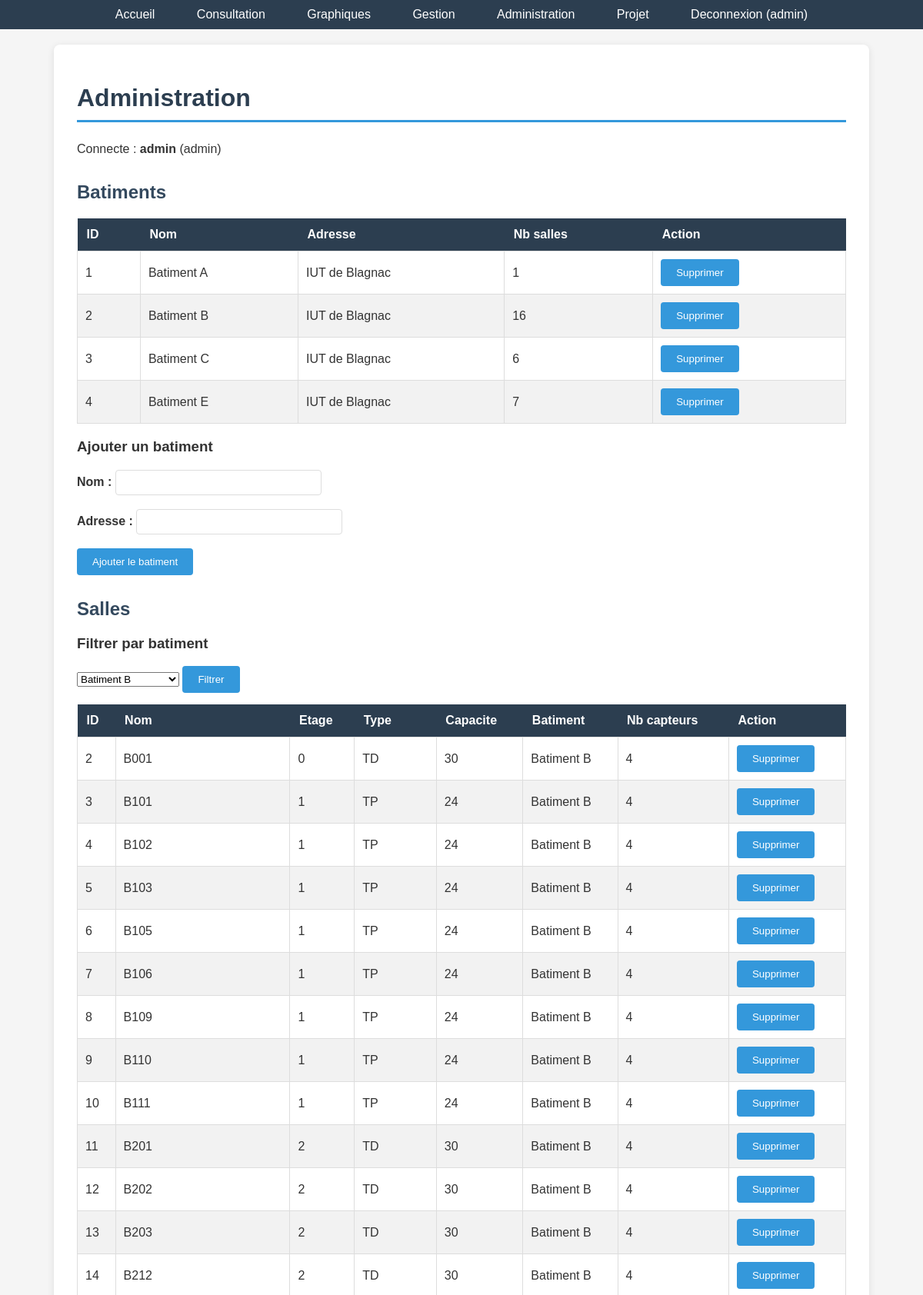
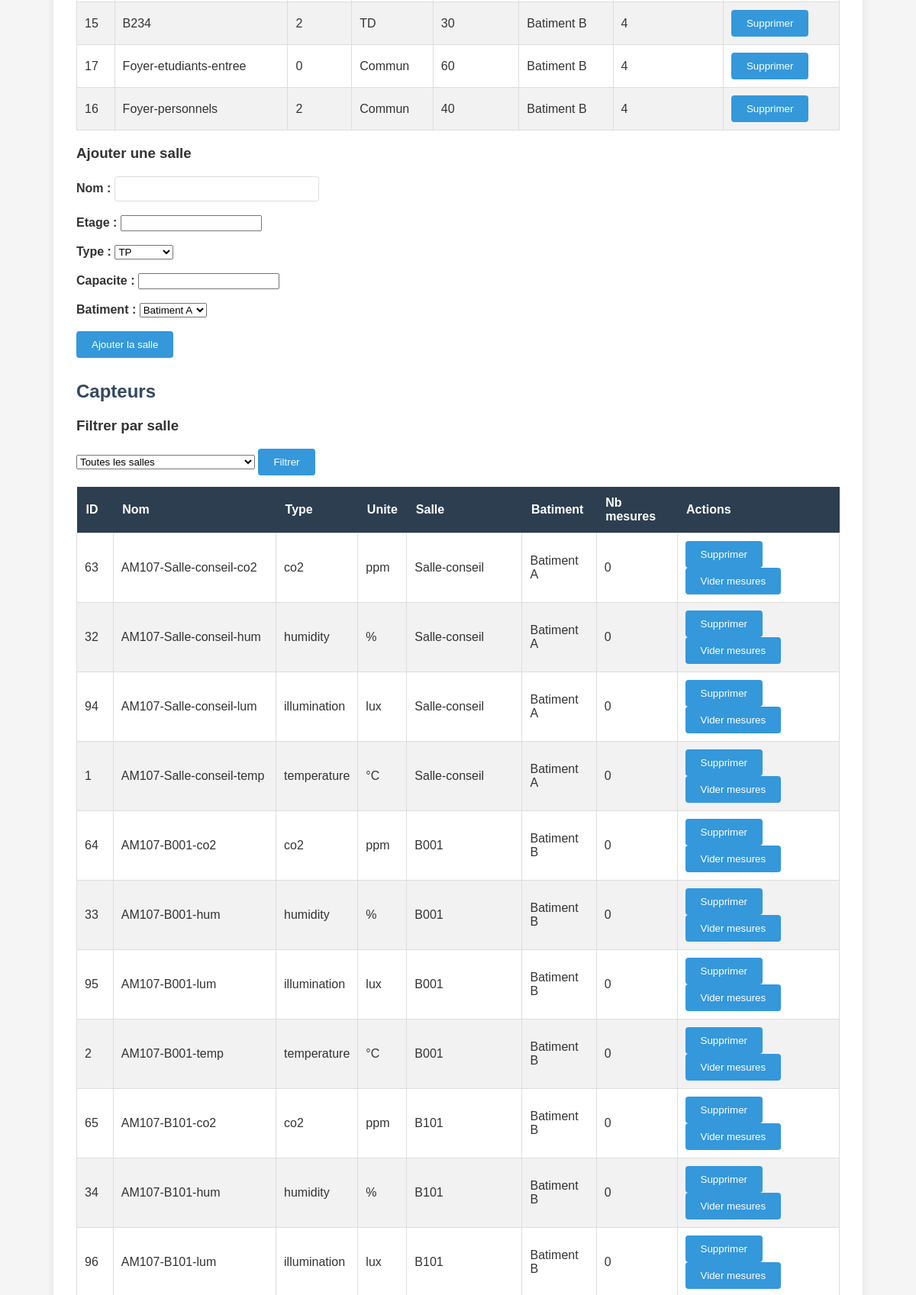
Screenshot of /admin.php?filtre_bat=2 (signed in, upper part) with the database file from the repository (2 pictures, top to bottom).
### tables this page shows
CREATE TABLE IF NOT EXISTS Batiment (
    id_batiment INT AUTO_INCREMENT PRIMARY KEY,
    nom VARCHAR(50) NOT NULL,
    adresse VARCHAR(255)
);

CREATE TABLE IF NOT EXISTS Salle (
    id_salle INT AUTO_INCREMENT PRIMARY KEY,
    nom VARCHAR(50) NOT NULL,
    etage INT NOT NULL,
    type VARCHAR(50),
    capacite INT,
    id_batiment INT NOT NULL,
    FOREIGN KEY (id_batiment) REFERENCES Batiment(id_batiment)
);

CREATE TABLE IF NOT EXISTS Capteur (
    id_capteur INT AUTO_INCREMENT PRIMARY KEY,
    nom VARCHAR(100) NOT NULL,
    type_capteur VARCHAR(50) NOT NULL,
    unite VARCHAR(20),
    id_salle INT NOT NULL,
    FOREIGN KEY (id_salle) REFERENCES Salle(id_salle)
);

### www/admin.php (the view, shortened to what this page needs)
<?php
$connexion = mysqli_connect("localhost", "root", "sae23", "sae23");
$batiments = mysqli_query($connexion, "SELECT * FROM Batiment ORDER BY nom");
$liste_batiments = array();
while ($b = mysqli_fetch_assoc($batiments)) {
    $liste_batiments[] = $b;
}
?>
<!DOCTYPE html>
<html lang="fr">
<head>
    <link rel="stylesheet" href="style.css">
</head>
<body>
    <nav>
        <a href="index.php">Accueil</a>
        <a href="consultation.php">Consultation</a>
        <a href="graphiques.php">Graphiques</a>
        <a href="gestion.php">Gestion</a>
        <a href="admin.php">Administration</a>
        <a href="projet.php">Projet</a>
        <a href="connexion.php?logout=1">Deconnexion (<?php echo htmlspecialchars($_SESSION['login']); ?>)</a>
    </nav>
    <div class="container">
        <h1>Administration</h1>
        <p>Connecte : <strong><?php echo htmlspecialchars($_SESSION['login']); ?></strong> (admin)</p>
        <h2>Batiments</h2>
        <table>
            <thead>
                <tr>
                    <th>ID</th>
                    <th>Nom</th>
                    <th>Adresse</th>
                    <th>Nb salles</th>
                    <th>Action</th>
                </tr>
            </thead>
            <tbody>
                <?php
                $res_bat = mysqli_query($connexion, "SELECT b.*, COUNT(s.id_salle) AS nb FROM Batiment b LEFT JOIN Salle s ON b.id_batiment = s.id_batiment GROUP BY b.id_batiment ORDER BY b.nom");
                while ($ligne = mysqli_fetch_assoc($res_bat)) {
                    echo "<tr>";
                    echo "<td>" . $ligne['id_batiment'] . "</td>";
                    echo "<td>" . htmlspecialchars($ligne['nom']) . "</td>";
                    echo "<td>" . htmlspecialchars($ligne['adresse']) . "</td>";
                    echo "<td>" . $ligne['nb'] . "</td>";
                    echo "<td>";
                    echo "<form method='POST' class='form-inline'>";
                    echo "<input type='submit' value='Supprimer'>";
                    echo "</form>";
                    echo "</td>";
                    echo "</tr>";
                }
                ?>
            </tbody>
        </table>
        <h3>Ajouter un batiment</h3>
        <form method="POST">
            <label>Nom :</label>
            <input type="text" name="nom" required><br><br>
            <label>Adresse :</label>
            <input type="text" name="adresse" required><br><br>
            <input type="submit" value="Ajouter le batiment">
        </form>
        <h2>Salles</h2>
        <h3>Filtrer par batiment</h3>
        <form method="GET">
            <select name="filtre_bat">
                <?php foreach ($liste_batiments as $b) { ?>
                    <option value="<?php echo $b['id_batiment']; ?>" <?php if (isset($_GET['filtre_bat']) && $_GET['filtre_bat'] == $b['id_batiment']) echo 'selected'; ?>><?php echo htmlspecialchars($b['nom']); ?></option>
                <?php } ?>
            </select>
            <input type="submit" value="Filtrer">
        </form>
        <table>
            <thead>
                <tr>
                    <th>ID</th>
                    <th>Nom</th>
                    <th>Etage</th>
                    <th>Type</th>
                    <th>Capacite</th>
                    <th>Batiment</th>
                    <th>Nb capteurs</th>
                    <th>Action</th>
                </tr>
            </thead>
            <tbody>
                <?php
                $sql_salles = "SELECT s.*, b.nom AS nom_batiment, COUNT(c.id_capteur) AS nb_capteurs
                    FROM Salle s
                    JOIN Batiment b ON s.id_batiment = b.id_batiment
                    LEFT JOIN Capteur c ON s.id_salle = c.id_salle";
                if (isset($_GET['filtre_bat']) && $_GET['filtre_bat'] != '') {
                    $fb = 0 + $_GET['filtre_bat'];
                    $sql_salles = $sql_salles . " WHERE s.id_batiment = $fb";
                }
                $sql_salles = $sql_salles . " GROUP BY s.id_salle ORDER BY b.nom, s.nom";
                $res_salles = mysqli_query($connexion, $sql_salles);
                while ($ligne = mysqli_fetch_assoc($res_salles)) {
                    echo "<tr>";
                    echo "<td>" . $ligne['id_salle'] . "</td>";
                    echo "<td>" . htmlspecialchars($ligne['nom']) . "</td>";
                    echo "<td>" . $ligne['etage'] . "</td>";
                    echo "<td>" . htmlspecialchars($ligne['type']) . "</td>";
                    echo "<td>" . $ligne['capacite'] . "</td>";
                    echo "<td>" . htmlspecialchars($ligne['nom_batiment']) . "</td>";
                    echo "<td>" . $ligne['nb_capteurs'] . "</td>";
                    echo "<td>";
                    echo "<form method='POST' class='form-inline'>";
                    echo "<input type='submit' value='Supprimer'>";
                    echo "</form>";
                    echo "</td>";
                    echo "</tr>";
                }
                ?>
            </tbody>
        </table>
        <h3>Ajouter une salle</h3>
        <form method="POST">
            <label>Nom :</label>
            <input type="text" name="nom" required><br><br>
            <label>Etage :</label>
            <input type="number" name="etage" required><br><br>
            <label>Type :</label>
            <select name="type" required>
                <option value="TP">TP</option>
            </select><br><br>
            <label>Capacite :</label>
            <input type="number" name="capacite" required><br><br>
            <label>Batiment :</label>
            <select name="id_batiment" required>
                <?php foreach ($liste_batiments as $b) { ?>
                    <option value="<?php echo $b['id_batiment']; ?>"><?php echo htmlspecialchars($b['nom']); ?></option>
                <?php } ?>
            </select><br><br>
            <input type="submit" value="Ajouter la salle">
        </form>
        <h2>Capteurs</h2>
        <h3>Filtrer par salle</h3>
        <form method="GET">
            <select name="filtre_salle">
                <option value="">Toutes les salles</option>
            </select>
            <input type="submit" value="Filtrer">
        </form>
        <table>
            <thead>
                <tr>
                    <th>ID</th>
                    <th>Nom</th>
                    <th>Type</th>
                    <th>Unite</th>
                    <th>Salle</th>
                    <th>Batiment</th>
                    <th>Nb mesures</th>
                    <th>Actions</th>
                </tr>
            </thead>
            <tbody>
                <?php
                $sql_capt = "SELECT c.*, s.nom AS nom_salle, b.nom AS nom_batiment, COUNT(m.id_mesure) AS nb_mesures
                    FROM Capteur c
                    JOIN Salle s ON c.id_salle = s.id_salle
                    JOIN Batiment b ON s.id_batiment = b.id_batiment
                    LEFT JOIN Mesure m ON c.id_capteur = m.id_capteur";
                $sql_capt = $sql_capt . " GROUP BY c.id_capteur ORDER BY b.nom, s.nom, c.type_capteur";
                $res_capt = mysqli_query($connexion, $sql_capt);
                while ($ligne = mysqli_fetch_assoc($res_capt)) {
                    echo "<tr>";
                    echo "<td>" . $ligne['id_capteur'] . "</td>";
                    echo "<td>" . htmlspecialchars($ligne['nom']) . "</td>";
                    echo "<td>" . htmlspecialchars($ligne['type_capteur']) . "</td>";
                    echo "<td>" . htmlspecialchars($ligne['unite']) . "</td>";
                    echo "<td>" . htmlspecialchars($ligne['nom_salle']) . "</td>";
                    echo "<td>" . htmlspecialchars($ligne['nom_batiment']) . "</td>";
                    echo "<td>" . $ligne['nb_mesures'] . "</td>";
                    echo "<td>";
                    echo "<form method='POST' class='form-inline'>";
                    echo "<input type='submit' value='Supprimer'>";
                    echo "</form> ";
                    echo "<form method='POST' class='form-inline'>";
                    echo "<input type='submit' value='Vider mesures'>";
                    echo "</form>";
                    echo "</td>";
                    echo "</tr>";
                }
                ?>
            </tbody>
        </table>
    </div>
</body>
</html>

### www/style.css (style rules this page uses)
body { font-family: Arial, sans-serif; background-color: #f5f5f5; margin: 0; padding: 0; color: #333; }
nav { background-color: #2c3e50; padding: 10px 20px; text-align: center; }
nav a { color: white; text-decoration: none; margin: 0 15px; padding: 5px 10px; }
.container { max-width: 1000px; margin: 20px auto; background-color: white; padding: 30px; border-radius: 8px; box-shadow: 0 2px 10px rgba(0, 0, 0, 0.1); }
h1 { color: #2c3e50; border-bottom: 3px solid #3498db; padding-bottom: 10px; }
h2 { color: #34495e; margin-top: 30px; }
p { line-height: 1.6; }
table { width: 100%; border-collapse: collapse; margin-top: 15px; }
th { background-color: #2c3e50; color: white; padding: 12px; text-align: left; }
td { padding: 10px; border: 1px solid #ddd; }
tr:nth-child(even) { background-color: #f2f2f2; }
form label { font-weight: bold; }
form input[type="text"], form input[type="password"] { padding: 8px; width: 250px; border: 1px solid #ddd; border-radius: 4px; }
form input[type="submit"] { background-color: #3498db; color: white; padding: 10px 20px; border: none; border-radius: 4px; cursor: pointer; }
.form-inline { display: inline; }

### rows the page displays
batiment: id_batiment "1", nom "Batiment A", adresse "IUT de Blagnac", nb "1"
batiment: id_batiment "2", nom "Batiment B", adresse "IUT de Blagnac", nb "16"
batiment: id_batiment "3", nom "Batiment C", adresse "IUT de Blagnac", nb "6"
batiment: id_batiment "4", nom "Batiment E", adresse "IUT de Blagnac", nb "7"
salle: id_salle "2", nom "B001", etage "0", type "TD", capacite "30", id_batiment.nom "Batiment B", nb_capteurs "4"
salle: id_salle "3", nom "B101", etage "1", type "TP", capacite "24", id_batiment.nom "Batiment B", nb_capteurs "4"
salle: id_salle "4", nom "B102", etage "1", type "TP", capacite "24", id_batiment.nom "Batiment B", nb_capteurs "4"
salle: id_salle "5", nom "B103", etage "1", type "TP", capacite "24", id_batiment.nom "Batiment B", nb_capteurs "4"
salle: id_salle "6", nom "B105", etage "1", type "TP", capacite "24", id_batiment.nom "Batiment B", nb_capteurs "4"
salle: id_salle "7", nom "B106", etage "1", type "TP", capacite "24", id_batiment.nom "Batiment B", nb_capteurs "4"
salle: id_salle "8", nom "B109", etage "1", type "TP", capacite "24", id_batiment.nom "Batiment B", nb_capteurs "4"
salle: id_salle "9", nom "B110", etage "1", type "TP", capacite "24", id_batiment.nom "Batiment B", nb_capteurs "4"
salle: id_salle "10", nom "B111", etage "1", type "TP", capacite "24", id_batiment.nom "Batiment B", nb_capteurs "4"
salle: id_salle "11", nom "B201", etage "2", type "TD", capacite "30", id_batiment.nom "Batiment B", nb_capteurs "4"
salle: id_salle "12", nom "B202", etage "2", type "TD", capacite "30", id_batiment.nom "Batiment B", nb_capteurs "4"
salle: id_salle "13", nom "B203", etage "2", type "TD", capacite "30", id_batiment.nom "Batiment B", nb_capteurs "4"
salle: id_salle "14", nom "B212", etage "2", type "TD", capacite "30", id_batiment.nom "Batiment B", nb_capteurs "4"
salle: id_salle "15", nom "B234", etage "2", type "TD", capacite "30", id_batiment.nom "Batiment B", nb_capteurs "4"
salle: id_salle "17", nom "Foyer-etudiants-entree", etage "0", type "Commun", capacite "60", id_batiment.nom "Batiment B", nb_capteurs "4"
salle: id_salle "16", nom "Foyer-personnels", etage "2", type "Commun", capacite "40", id_batiment.nom "Batiment B", nb_capteurs "4"
capteur: id_capteur "63", nom "AM107-Salle-conseil-co2", type_capteur "co2", unite "ppm", id_salle.nom "Salle-conseil", batiment.nom "Batiment A", nb_mesures "0"
capteur: id_capteur "32", nom "AM107-Salle-conseil-hum", type_capteur "humidity", unite "%", id_salle.nom "Salle-conseil", batiment.nom "Batiment A", nb_mesures "0"
capteur: id_capteur "94", nom "AM107-Salle-conseil-lum", type_capteur "illumination", unite "lux", id_salle.nom "Salle-conseil", batiment.nom "Batiment A", nb_mesures "0"
capteur: id_capteur "1", nom "AM107-Salle-conseil-temp", type_capteur "temperature", unite "°C", id_salle.nom "Salle-conseil", batiment.nom "Batiment A", nb_mesures "0"
capteur: id_capteur "64", nom "AM107-B001-co2", type_capteur "co2", unite "ppm", id_salle.nom "B001", batiment.nom "Batiment B", nb_mesures "0"
capteur: id_capteur "33", nom "AM107-B001-hum", type_capteur "humidity", unite "%", id_salle.nom "B001", batiment.nom "Batiment B", nb_mesures "0"
capteur: id_capteur "95", nom "AM107-B001-lum", type_capteur "illumination", unite "lux", id_salle.nom "B001", batiment.nom "Batiment B", nb_mesures "0"
capteur: id_capteur "2", nom "AM107-B001-temp", type_capteur "temperature", unite "°C", id_salle.nom "B001", batiment.nom "Batiment B", nb_mesures "0"
capteur: id_capteur "65", nom "AM107-B101-co2", type_capteur "co2", unite "ppm", id_salle.nom "B101", batiment.nom "Batiment B", nb_mesures "0"
capteur: id_capteur "34", nom "AM107-B101-hum", type_capteur "humidity", unite "%", id_salle.nom "B101", batiment.nom "Batiment B", nb_mesures "0"
capteur: id_capteur "96", nom "AM107-B101-lum", type_capteur "illumination", unite "lux", id_salle.nom "B101", batiment.nom "Batiment B", nb_mesures "0"

### other values shown
$_SESSION['login'] "admin"
form field filtre_bat "Batiment B"
form field id_batiment "Batiment A"
